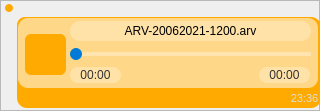
               <widget class="QFrame" name="left_msg_frame_5">
                <property name="geometry">
                 <rect>
                  <x>10</x>
                  <y>100</y>
                  <width>320</width>
                  <height>111</height>
                 </rect>
                </property>
                <property name="minimumSize">
                 <size>
                  <width>320</width>
                  <height>111</height>
                 </size>
                </property>
                <property name="styleSheet">
                 <string notr="true"/>
                </property>
                <property name="frameShape">
                 <enum>QFrame::StyledPanel</enum>
                </property>
                <property name="frameShadow">
                 <enum>QFrame::Raised</enum>
                </property>
                <widget class="QFrame" name="frame_19">
                 <property name="geometry">
                  <rect>
                   <x>5</x>
                   <y>4</y>
                   <width>8</width>
                   <height>8</height>
                  </rect>
                 </property>
                 <property name="styleSheet">
                  <string notr="true">background-color: rgb(255, 170, 0);
border-radius:4px;</string>
                 </property>
                 <property name="frameShape">
                  <enum>QFrame::StyledPanel</enum>
                 </property>
                 <property name="frameShadow">
                  <enum>QFrame::Raised</enum>
                 </property>
                </widget>
                <widget class="QFrame" name="frame_20">
                 <property name="geometry">
                  <rect>
                   <x>10</x>
                   <y>10</y>
                   <width>14</width>
                   <height>14</height>
                  </rect>
                 </property>
                 <property name="styleSheet">
                  <string notr="true">background-color: rgba(255, 170, 0, .7);
border-radius:7px;</string>
                 </property>
                 <property name="frameShape">
                  <enum>QFrame::StyledPanel</enum>
                 </property>
                 <property name="frameShadow">
                  <enum>QFrame::Raised</enum>
                 </property>
                </widget>
                <widget class="QFrame" name="frame_21">
                 <property name="geometry">
                  <rect>
                   <x>17</x>
                   <y>17</y>
                   <width>304</width>
                   <height>91</height>
                  </rect>
                 </property>
                 <property name="maximumSize">
                  <size>
                   <width>304</width>
                   <height>16777215</height>
                  </size>
                 </property>
                 <property name="styleSheet">
                  <string notr="true">	border-radius:10px;
	border-top-left-radius:8px;
	background-color: rgb(255, 170, 0);
</string>
                 </property>
                 <property name="frameShape">
                  <enum>QFrame::StyledPanel</enum>
                 </property>
                 <property name="frameShadow">
                  <enum>QFrame::Raised</enum>
                 </property>
                 <layout class="QGridLayout" name="gridLayout_8">
                  <property name="leftMargin">
                   <number>1</number>
                  </property>
                  <property name="topMargin">
                   <number>1</number>
                  </property>
                  <property name="rightMargin">
                   <number>1</number>
                  </property>
                  <property name="bottomMargin">
                   <number>0</number>
                  </property>
                  <property name="spacing">
                   <number>0</number>
                  </property>
                  <item row="1" column="0">
                   <spacer name="horizontalSpacer_13">
                    <property name="orientation">
                     <enum>Qt::Horizontal</enum>
                    </property>
                    <property name="sizeHint" stdset="0">
                     <size>
                      <width>41</width>
                      <height>20</height>
                     </size>
                    </property>
                   </spacer>
                  </item>
                  <item row="1" column="1">
                   <layout class="QHBoxLayout" name="horizontalLayout_20">
                    <property name="spacing">
                     <number>0</number>
                    </property>
                    <item>
                     <widget class="QLabel" name="time_7">
                      <property name="minimumSize">
                       <size>
                        <width>31</width>
                        <height>14</height>
                       </size>
                      </property>
                      <property name="maximumSize">
                       <size>
                        <width>31</width>
                        <height>14</height>
                       </size>
                      </property>
                      <property name="font">
                       <font>
                        <pointsize>8</pointsize>
                       </font>
                      </property>
                      <property name="styleSheet">
                       <string notr="true">QLabel{
color:#ddd;
border-radius:7px;
}</string>
                      </property>
                      <property name="text">
                       <string>23:36</string>
                      </property>
                      <property name="alignment">
                       <set>Qt::AlignCenter</set>
                      </property>
                     </widget>
                    </item>
                   </layout>
                  </item>
                  <item row="0" column="0">
                   <widget class="QFrame" name="arv_bubble_3">
                    <property name="minimumSize">
                     <size>
                      <width>300</width>
                      <height>70</height>
                     </size>
                    </property>
                    <property name="maximumSize">
                     <size>
                      <width>300</width>
                      <height>70</height>
                     </size>
                    </property>
                    <property name="styleSheet">
                     <string notr="true">QFrame{
	background-color:#88FFFFFF;
	border-radius:10px;

}</string>
                    </property>
                    <property name="frameShape">
                     <enum>QFrame::StyledPanel</enum>
                    </property>
                    <property name="frameShadow">
                     <enum>QFrame::Raised</enum>
                    </property>
                    <widget class="QLabel" name="title_3">
                     <property name="geometry">
                      <rect>
                       <x>52</x>
                       <y>3</y>
                       <width>241</width>
                       <height>20</height>
                      </rect>
                     </property>
                     <property name="styleSheet">
                      <string notr="true">QLabel{
	background:#44FFFFFF;
    color:#000;
}</string>
                     </property>
                     <property name="text">
                      <string>ARV-20062021-1200.arv</string>
                     </property>
                     <property name="alignment">
                      <set>Qt::AlignCenter</set>
                     </property>
                     <property name="textInteractionFlags">
                      <set>Qt::TextSelectableByMouse</set>
                     </property>
                    </widget>
                    <widget class="QLabel" name="elapsed_time_3">
                     <property name="geometry">
                      <rect>
                       <x>52</x>
                       <y>49</y>
                       <width>51</width>
                       <height>16</height>
                      </rect>
                     </property>
                     <property name="styleSheet">
                      <string notr="true">QLabel{
	background:#44FFFFFF;
    color:#333;
	border-radius:8px;
}</string>
                     </property>
                     <property name="text">
                      <string>00:00</string>
                     </property>
                     <property name="alignment">
                      <set>Qt::AlignCenter</set>
                     </property>
                    </widget>
                    <widget class="QLabel" name="total_time_3">
                     <property name="geometry">
                      <rect>
                       <x>241</x>
                       <y>49</y>
                       <width>51</width>
                       <height>16</height>
                      </rect>
                     </property>
                     <property name="styleSheet">
                      <string notr="true">QLabel{
	background:#44FFFFFF;
    color:#333;
	border-radius:8px;
}</string>
                     </property>
                     <property name="text">
                      <string>00:00</string>
                     </property>
                     <property name="alignment">
                      <set>Qt::AlignCenter</set>
                     </property>
                    </widget>
                    <widget class="QSlider" name="slider_3">
                     <property name="geometry">
                      <rect>
                       <x>52</x>
                       <y>30</y>
                       <width>241</width>
                       <height>12</height>
                      </rect>
                     </property>
                     <property name="styleSheet">
                      <string notr="true">QSlider{
            background:none;}
    
        QSlider::groove:horizontal{ 
            height:4px;
            border:none;}
        
        QSlider::handle:horizontal{
            height:12px;
            width:12px;
            border-radius:6px;
            margin:-4px 0px -4px 0px;
            background-color: rgba(0, 121, 215, 255);}
            
        QSlider::handle:hover{
            background-color: rgba(0, 52, 93, 255);}
        
        QSlider::handle:pressed{
            background-color: rgba(0, 121, 215, 255);}
        
        QSlider::add-page:horizontal{
            background-color:#55FFFFFF;}
        
        QSlider::sub-page:horizontal{
            background-color:qlineargradient(spread:pad, x1:0, y1:0, x2:1, y2:1, 
            stop:0 rgba(0, 52, 93, 255), stop:1 rgba(0, 121, 215, 255));}</string>
                     </property>
                     <property name="maximum">
                      <number>100</number>
                     </property>
                     <property name="value">
                      <number>0</number>
                     </property>
                     <property name="sliderPosition">
                      <number>0</number>
                     </property>
                     <property name="orientation">
                      <enum>Qt::Horizontal</enum>
                     </property>
                    </widget>
                    <widget class="QPushButton" name="play_button_3">
                     <property name="geometry">
                      <rect>
                       <x>7</x>
                       <y>16</y>
                       <width>41</width>
                       <height>41</height>
                      </rect>
                     </property>
                     <property name="styleSheet">
                      <string notr="true">QPushButton{
	background-image: url(:/cils/cils/cil-media-play.png);
	background-repeat: no-repeat;
	background-position:center;
	border-radius:6px;
	border:none;
}
QPushButton::hover{
    border:1px inset rgba(255, 255, 255, 0.6);
}
        
QPushButton::pressed{
     border:2px inset rgba(255, 255, 255, 1);
}</string>
                     </property>
                    </widget>
                   </widget>
                  </item>
                 </layout>
                </widget>
               </widget>
